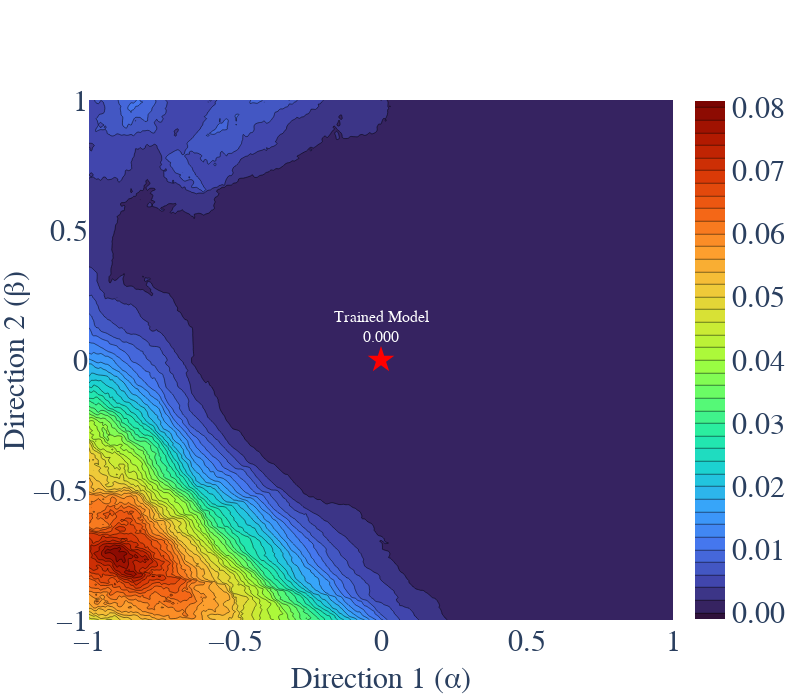
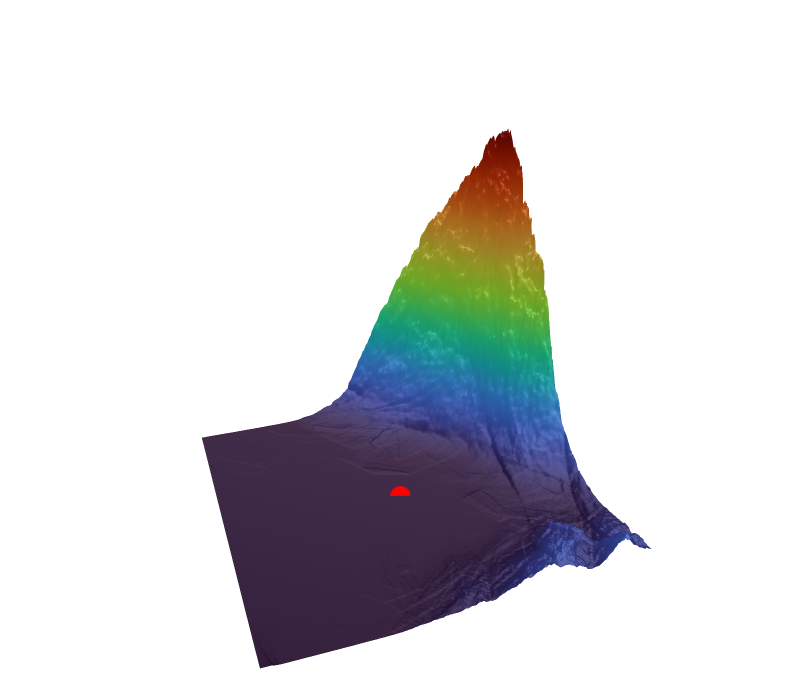

The notebook cell saved with these charts, in order:
### Code cell
def load_landscape_npz(filepath):
    loaded = np.load(filepath)
    landscape_data = dict(loaded)
    loaded.close()
    return landscape_data
landscape_data = load_landscape_npz(f'{landscape_save_dir}/pinn_best_True_phys.npz')
image_save_path = os.path.join(
    os.path.dirname(os.getcwd()),
    "notebooks",
    "loss_landscape",
    "physONLY_PIGNN"
)

plot_both_landscapes(landscape_data, image_save_path)

### Figure 1 — Plotly figure (JSON) as saved in the notebook; plotly's stock layout.template omitted (floating-point values rounded to 4 significant figures; data arrays with more than 128 entries replaced by an {"elided": "..."} marker saying what was removed)
{"data": [{"colorbar": {"len": 1.035, "tickfont": {"size": 30}, "tickformat": ".2f", "title": {"text": ""}, "y": 0.5, "yanchor": "middle"}, "colorscale": [[0, "#30123b"], [0.07143, "#4145ab"], [0.1429, "#4675ed"], [0.2143, "#39a2fc"], [0.2857, "#1bcfd4"], [0.3571, "#24eca6"], [0.4286, "#61fc6c"], [0.5, "#a4fc3b"], [0.5714, "#d1e834"], [0.6429, "#f3c63a"], [0.7143, "#fe9b2d"], [0.7857, "#f36315"], [0.8571, "#d93806"], [0.9286, "#b11901"], [1, "#7a0402"]], "contours": {"end": 0.07778, "size": 0.001944, "start": 3.047e-10}, "type": "contour", "x": {"elided": "251 float values"}, "y": {"elided": "251 float values"}, "z": {"elided": "251x251 float values"}}, {"marker": {"color": "red", "size": 20, "symbol": "star"}, "mode": "markers+text", "showlegend": false, "text": ["Trained Model<br>0.000"], "textfont": {"color": "white", "family": "Arial", "size": 16}, "textposition": "top center", "type": "scatter", "x": [0], "y": [0]}], "layout": {"font": {"family": "Serif", "size": 16}, "height": 700, "margin": {"b": 80, "l": 80, "r": 50, "t": 100}, "width": 800, "xaxis": {"tickfont": {"size": 30}, "title": {"font": {"size": 30}, "standoff": 10, "text": "Direction 1 (α)"}}, "yaxis": {"tickfont": {"size": 30}, "title": {"font": {"size": 30}, "standoff": 0, "text": "Direction 2 (β)"}}}}

### Figure 2 — Plotly figure (JSON) as saved in the notebook; plotly's stock layout.template omitted (floating-point values rounded to 4 significant figures; data arrays with more than 128 entries replaced by an {"elided": "..."} marker saying what was removed)
{"data": [{"colorbar": {"len": 0.45, "outlinecolor": "black", "outlinewidth": 1, "thickness": 20, "tickfont": {"family": "Serif", "size": 14}, "tickmode": "array", "ticktext": ["0.00", "0.02", "0.04", "0.06", "0.08"], "tickvals": [3.047e-10, 0.01944, 0.03889, 0.05833, 0.07778], "title": {"font": {"family": "Serif", "size": 14}, "text": "Loss"}, "x": 0.95, "y": 0.52}, "colorscale": [[0, "#30123b"], [0.07143, "#4145ab"], [0.1429, "#4675ed"], [0.2143, "#39a2fc"], [0.2857, "#1bcfd4"], [0.3571, "#24eca6"], [0.4286, "#61fc6c"], [0.5, "#a4fc3b"], [0.5714, "#d1e834"], [0.6429, "#f3c63a"], [0.7143, "#fe9b2d"], [0.7857, "#f36315"], [0.8571, "#d93806"], [0.9286, "#b11901"], [1, "#7a0402"]], "hoverinfo": "x+y+z", "lighting": {"ambient": 0.6, "diffuse": 0.1, "roughness": 0.6, "specular": 0.2}, "lightposition": {"x": 30, "y": 50, "z": 100}, "showscale": false, "type": "surface", "x": {"elided": "251 float values"}, "y": {"elided": "251 float values"}, "z": {"elided": "251x251 float values"}}, {"hovertemplate": "Original Loss: %{z:.3f}<extra></extra>", "marker": {"color": "red", "size": 7, "symbol": "circle"}, "mode": "markers", "name": "Original Model", "type": "scatter3d", "x": [0], "y": [0], "z": [1.671e-06]}], "layout": {"font": {"color": "black", "family": "Serif", "size": 14}, "height": 700, "legend": {"bordercolor": "black", "borderwidth": 1, "font": {"family": "Serif", "size": 14}, "x": 0.95, "xanchor": "right", "y": 0.95, "yanchor": "top"}, "margin": {"b": 0, "l": 0, "pad": 0, "r": 0, "t": 0}, "scene": {"aspectmode": "manual", "aspectratio": {"x": 1, "y": 1, "z": 1}, "bgcolor": "white", "camera": {"eye": {"x": 0.649, "y": 1.876, "z": 1}}, "xaxis": {"backgroundcolor": "white", "gridcolor": "black", "linecolor": "black", "linewidth": 2, "mirror": false, "range": [-1, 1], "showbackground": true, "showgrid": false, "tickangle": -20, "tickfont": {"family": "Serif", "size": 14}, "tickmode": "array", "ticktext": ["-1.00", "-0.50", "0.00", "0.50", "1.00"], "tickvals": [-1.0, -0.5, 0.0, 0.5, 1.0], "title": {"font": {"family": "Serif", "size": 16}, "text": "Direction 1 (α)"}, "visible": false, "zeroline": false, "zerolinecolor": "black", "zerolinewidth": 2}, "yaxis": {"backgroundcolor": "white", "gridcolor": "black", "linecolor": "black", "linewidth": 2, "mirror": false, "range": [-1, 1], "showbackground": true, "showgrid": false, "tickfont": {"family": "Serif", "size": 14}, "tickmode": "array", "ticktext": ["-1.00", "-0.50", "0.00", "0.50", "1.00"], "tickvals": [-1.0, -0.5, 0.0, 0.5, 1.0], "title": {"font": {"family": "Serif", "size": 16}, "text": "Direction 2 (β)"}, "visible": false, "zeroline": false, "zerolinecolor": "black", "zerolinewidth": 2}, "zaxis": {"backgroundcolor": "white", "gridcolor": "black", "linecolor": "black", "linewidth": 2, "mirror": false, "showbackground": true, "showgrid": false, "tickangle": -7, "tickfont": {"family": "Serif", "size": 14}, "tickmode": "array", "ticktext": ["0.00", "0.02", "0.04", "0.06", "0.08"], "tickvals": [3.047e-10, 0.01944, 0.03889, 0.05833, 0.07778], "title": {"font": {"family": "Serif", "size": 16}, "text": "Loss"}, "visible": false, "zeroline": false, "zerolinecolor": "black"}}, "width": 800}}
